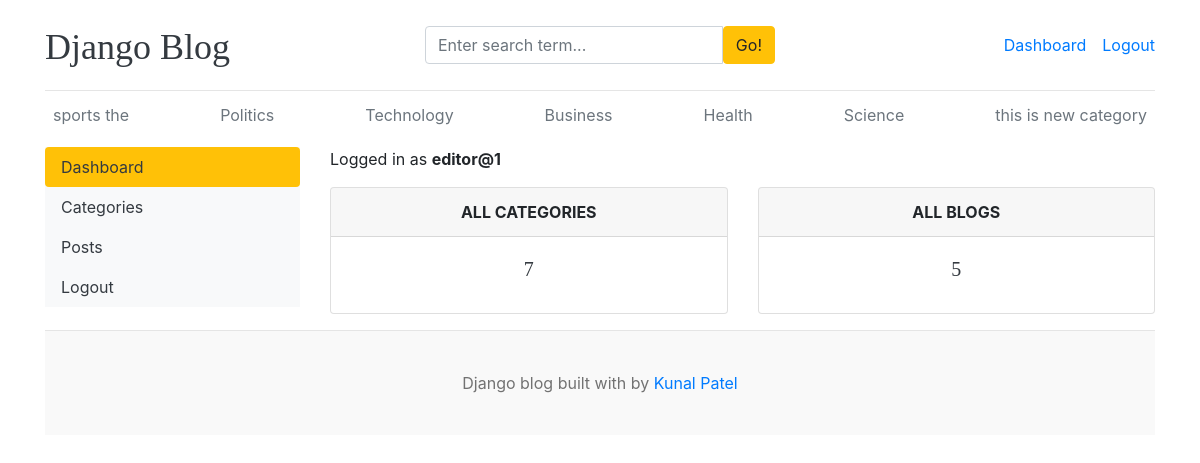
Page /dashboard/ (signed in) on the earlier database version.
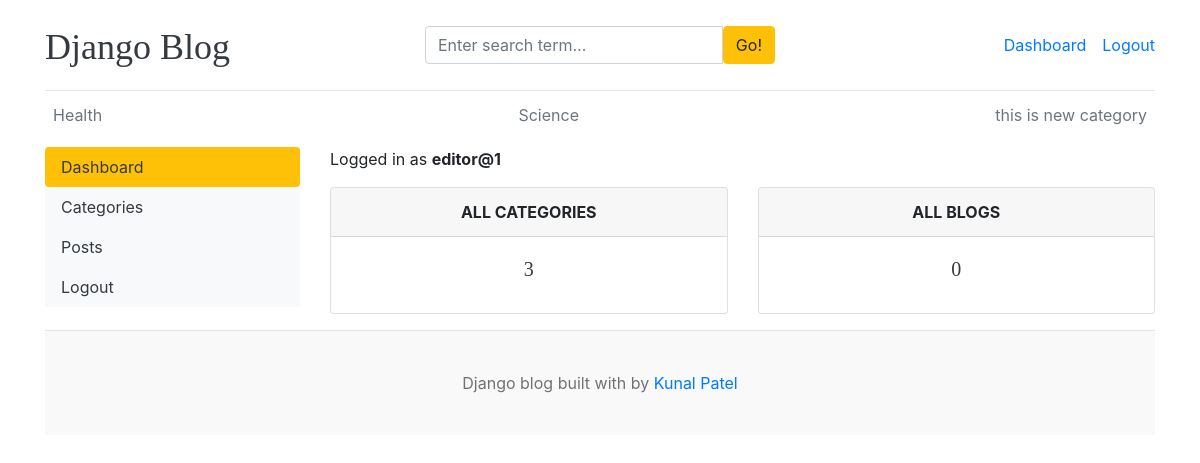
Same page on the later database version.
### blogs/models.py (models this page shows, shortened)
class Category(models.Model):
    category_name = models.CharField(max_length=50, unique=True)
    created_at = models.DateTimeField(auto_now_add=True)
    updated_at = models.DateTimeField(auto_now=True)
    class Meta:
        verbose_name_plural = 'categories'

### dashboards/views.py (the view)
# urls.py: path('dashboard/', include('dashboards.urls')),
@login_required(login_url='login')
def dashboard(request):
    category_count = Category.objects.count()
    blogs_count = Blog.objects.count()
    context = {
        'category_count': category_count,
        'blogs_count': blogs_count,
    }
    return render(request, 'dashboard/dashboard.html', context)

### blogs/context_processors.py (called while the page is built)
def get_categories(request):
    categories = Category.objects.all()
    return dict(categories=categories)

def get_social_links(request):
    social_links  = SocialLink.objects.all()
    return dict(social_links=social_links)

### templates/dashboard/dashboard.html
{% extends 'base.html' %}
{% block content %}
<div class="row">
  {% include 'dashboard/sidebar.html' %}
  <div class="col-md-9">
    <span>Logged in as <b>{{ user }}</b></span>
    <div class="row mt-3">
      <div class="col-md-6">
        <div class="card border-default mb-3">
          <div class="card-header text-center text-uppercase font-weight-bold">
            All Categories
          </div>
          <div class="card-body text-dark">
            <h5 class="card-title text-center">{{ category_count }}</h5>
          </div>
        </div>
      </div>
      <div class="col-md-6">
        <div class="card border-default mb-3">
          <div class="card-header text-center text-uppercase font-weight-bold">
            All Blogs
          </div>
          <div class="card-body text-dark">
            <h5 class="card-title text-center">{{ blogs_count }}</h5>
          </div>
        </div>
      </div>
    </div>
  </div>
</div>
{% endblock %}

### templates/base.html (shortened to what this page needs)
{% load static %}
<!DOCTYPE html>
<html lang="en">
<head>
    <link href="https://getbootstrap.com/docs/4.0/dist/css/bootstrap.min.css" rel="stylesheet">
    <link href="{% static 'css/blog.css' %}" rel="stylesheet">
    <link rel="stylesheet" href="https://cdnjs.cloudflare.com/ajax/libs/font-awesome/4.7.0/css/font-awesome.min.css">
</head>
<body>
    <div class="container">
      <header class="blog-header py-3">
        <div class="row flex-nowrap justify-content-between align-items-center">
          <div class="col-4 pt-1">
            <a class="blog-header-logo text-dark" href="/">Django Blog</a>
          </div>
          <div class="col-4">
            <form action="{% url 'search' %}" method="GET">
                <div class="input-group">
                    <input class="form-control" type="text"  name="keyword" placeholder="Enter search term..." aria-label="Enter search term..." aria-describedby="button-search" />
                    <button type="submit" class="btn btn-warning" id="button-search" type="button">Go!</button>
                  </div>
            </form>
          </div>
        <div class="col-4 d-flex justify-content-end align-items-center">
    {% if not user.is_authenticated %}
    <a class="btn btn-sm btn-warning" href="{% url 'login' %}">Login</a> &nbsp;
    <a class="btn btn-sm btn-outline-secondary" href="{% url 'register' %}">Register</a>
    {% else %}
    <span><a href="{% url 'dashboard' %}">Dashboard</a></span>
    <span><a href="{% url 'logout' %}">Logout</a></span>
    {% endif %}
</div>
        </div>
      </header>
      <div class="nav-scroller py-1 mb-2">
        <nav class="nav d-flex justify-content-between">
          {% for cat in categories %}
          <a class="p-2 text-muted" href="{% url 'posts_by_category' cat.id %}">{{ cat.category_name }}</a>
          {% endfor %}
        </nav>
      </div>
      {% block content %}
      {% endblock %}
    <footer class="blog-footer">
      <p>Django blog built with by <a href="#">Kunal Patel</a></p>
    </footer>
    </body>
</html>

Differences in the rows shown:
removed Category: category_name "sports the"
removed Category: category_name "Politics"
removed Category: category_name "Technology"
removed Category: category_name "Business"
Other differences:
{{ category_count }}: "7" → "3"
{{ blogs_count }}: "5" → "0"
